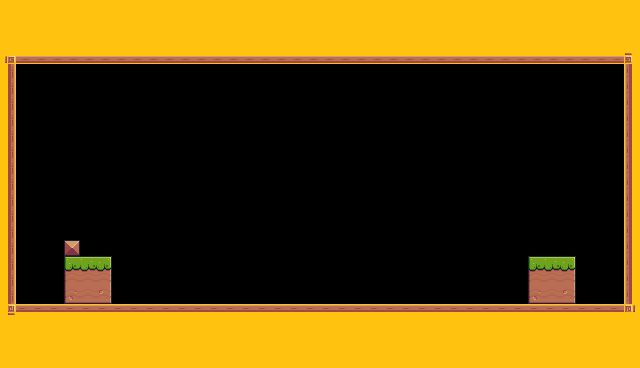

The image is a tile-based game level rendered from a .tmx file. Its description and complete source (layers, tilesets, objects, tile grids) follow:
An orthogonal 40x23 tile map with 16x16 px tiles, 1 tile layer (Background), 2 tilesets and 10 objects (Player, Checkpoint, Snail).

<map version="1.10" tiledversion="1.12.1" orientation="orthogonal" renderorder="right-down" width="40" height="23" tilewidth="16" tileheight="16" infinite="0" nextlayerid="4" nextobjectid="50">
 <tileset firstgid="1" source="Pixel Adventure.tsx" />
 <tileset firstgid="243" source="Terrain (amber).tsx" />
 <layer id="1" name="Background" width="40" height="23">
  <data encoding="csv">
266,266,266,266,266,266,266,266,266,266,266,266,266,266,266,266,266,266,266,266,266,266,266,266,266,266,266,266,266,266,266,266,266,266,266,266,266,266,266,266,
266,266,266,266,266,266,266,266,266,266,266,266,266,266,266,266,266,266,266,266,266,266,266,266,266,266,266,266,266,266,266,266,266,266,266,266,266,266,266,266,
266,266,266,266,266,266,266,266,266,266,266,266,266,266,266,266,266,266,266,266,266,266,266,266,266,266,266,266,266,266,266,266,266,266,266,266,266,266,266,266,
334,376,376,376,376,376,376,376,376,376,376,376,376,376,376,376,376,376,376,376,376,376,376,376,376,376,376,376,376,376,376,376,376,376,376,376,376,376,376,335,
355,0,0,0,0,0,0,0,0,0,0,0,0,0,0,0,0,0,0,0,0,0,0,0,0,0,0,0,0,0,0,0,0,0,0,0,0,0,0,353,
355,0,0,0,0,0,0,0,0,0,0,0,0,0,0,0,0,0,0,0,0,0,0,0,0,0,0,0,0,0,0,0,0,0,0,0,0,0,0,353,
355,0,0,0,0,0,0,0,0,0,0,0,0,0,0,0,0,0,0,0,0,0,0,0,0,0,0,0,0,0,0,0,0,0,0,0,0,0,0,353,
355,0,0,0,0,0,0,0,0,0,0,0,0,0,0,0,0,0,0,0,0,0,0,0,0,0,0,0,0,0,0,0,0,0,0,0,0,0,0,353,
355,0,0,0,0,0,0,0,0,0,0,0,0,0,0,0,0,0,0,0,0,0,0,0,0,0,0,0,0,0,0,0,0,0,0,0,0,0,0,353,
355,0,0,0,0,0,0,0,0,0,0,0,0,0,0,0,0,0,0,0,0,0,0,0,0,0,0,0,0,0,0,0,0,0,0,0,0,0,0,353,
355,0,0,0,0,0,0,0,0,0,0,0,0,0,0,0,0,0,0,0,0,0,0,0,0,0,0,0,0,0,0,0,0,0,0,0,0,0,0,353,
355,0,0,0,0,0,0,0,0,0,0,0,0,0,0,0,0,0,0,0,0,0,0,0,0,0,0,0,0,0,0,0,0,0,0,0,0,0,0,353,
355,0,0,0,0,0,0,0,0,0,0,0,0,0,0,0,0,0,0,0,0,0,0,0,0,0,0,0,0,0,0,0,0,0,0,0,0,0,0,353,
355,0,0,0,0,0,0,0,0,0,0,0,0,0,0,0,0,0,0,0,0,0,0,0,0,0,0,0,0,0,0,0,0,0,0,0,0,0,0,353,
355,0,0,0,0,0,0,0,0,0,0,0,0,0,0,0,0,0,0,0,0,0,0,0,0,0,0,0,0,0,0,0,0,0,0,0,0,0,0,353,
355,0,0,0,35,0,0,0,0,0,0,0,0,0,0,0,0,0,0,0,0,0,0,0,0,0,0,0,0,0,0,0,0,0,0,0,0,0,0,353,
355,0,0,0,7,8,9,0,0,0,0,0,0,0,0,0,0,0,0,0,0,0,0,0,0,0,0,0,0,0,0,0,0,7,8,9,0,0,0,353,
355,0,0,0,29,30,31,0,0,0,0,0,0,0,0,0,0,0,0,0,0,0,0,0,0,0,0,0,0,0,0,0,0,29,30,31,0,0,0,353,
355,0,0,0,51,52,53,0,0,0,0,0,0,0,0,0,0,0,0,0,0,0,0,0,0,0,0,0,0,0,0,0,0,51,52,53,0,0,0,353,
356,332,332,332,332,332,332,332,332,332,332,332,332,332,332,332,332,332,332,332,332,332,332,332,332,332,332,332,332,332,332,332,332,332,332,332,332,332,332,357,
266,266,266,266,266,266,266,266,266,266,266,266,266,266,266,266,266,266,266,266,266,266,266,266,266,266,266,266,266,266,266,266,266,266,266,266,266,266,266,266,
266,266,266,266,266,266,266,266,266,266,266,266,266,266,266,266,266,266,266,266,266,266,266,266,266,266,266,266,266,266,266,266,266,266,266,266,266,266,266,266,
266,266,266,266,266,266,266,266,266,266,266,266,266,266,266,266,266,266,266,266,266,266,266,266,266,266,266,266,266,266,266,266,266,266,266,266,266,266,266,266
</data>
 </layer>
 <objectgroup id="2" name="Spawnpoints">
  <object id="1" name="Player" type="Player" x="79.8275" y="223.069" width="31.3341" height="32.0802" />
  <object id="46" type="Checkpoint" x="512" y="192" width="64" height="64" />
  <object id="47" name="Snail" type="Snail" x="320" y="280" width="38" height="24">
   <properties>
    <property name="offNeg" type="float" value="8" />
    <property name="offPos" type="float" value="8" />
   </properties>
  </object>
 </objectgroup>
 <objectgroup id="3" name="Collisions">
  <object id="7" x="64" y="240" width="16" height="16" />
  <object id="11" x="0" y="48" width="16" height="272" />
  <object id="12" x="0" y="304" width="640" height="16" />
  <object id="13" x="624" y="48" width="16" height="272" />
  <object id="14" x="0" y="48" width="640" height="16" />
  <object id="47" x="64" y="256" width="48" height="48" />
  <object id="49" x="528" y="256" width="48" height="48" />
 </objectgroup>
</map>
